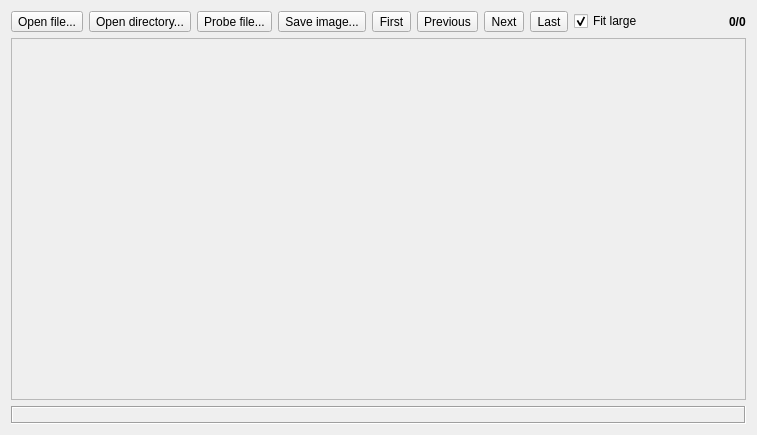
<?xml version="1.0" encoding="UTF-8"?>
<ui version="4.0">
 <class>QtSail</class>
 <widget class="QWidget" name="QtSail">
  <property name="geometry">
   <rect>
    <x>0</x>
    <y>0</y>
    <width>757</width>
    <height>435</height>
   </rect>
  </property>
  <property name="windowTitle">
   <string>Qt SAIL demo [novice]</string>
  </property>
  <layout class="QGridLayout" name="gridLayout">
   <item row="0" column="0">
    <layout class="QHBoxLayout" name="horizontalLayout">
     <item>
      <widget class="QToolButton" name="pushOpen">
       <property name="text">
        <string>Open file...</string>
       </property>
      </widget>
     </item>
     <item>
      <widget class="QToolButton" name="pushOpenDir">
       <property name="text">
        <string>Open directory...</string>
       </property>
      </widget>
     </item>
     <item>
      <widget class="QToolButton" name="pushProbe">
       <property name="text">
        <string>Probe file...</string>
       </property>
      </widget>
     </item>
     <item>
      <widget class="QToolButton" name="pushSave">
       <property name="text">
        <string>Save image...</string>
       </property>
      </widget>
     </item>
     <item>
      <widget class="QToolButton" name="pushFirst">
       <property name="text">
        <string>First</string>
       </property>
      </widget>
     </item>
     <item>
      <widget class="QToolButton" name="pushPrevious">
       <property name="text">
        <string>Previous</string>
       </property>
      </widget>
     </item>
     <item>
      <widget class="QToolButton" name="pushNext">
       <property name="text">
        <string>Next</string>
       </property>
      </widget>
     </item>
     <item>
      <widget class="QToolButton" name="pushLast">
       <property name="text">
        <string>Last</string>
       </property>
      </widget>
     </item>
     <item>
      <widget class="QCheckBox" name="checkFit">
       <property name="text">
        <string>Fit large</string>
       </property>
       <property name="checked">
        <bool>true</bool>
       </property>
      </widget>
     </item>
     <item>
      <spacer name="horizontalSpacer">
       <property name="orientation">
        <enum>Qt::Horizontal</enum>
       </property>
       <property name="sizeHint" stdset="0">
        <size>
         <width>40</width>
         <height>20</height>
        </size>
       </property>
      </spacer>
     </item>
     <item>
      <widget class="QLabel" name="labelCounter">
       <property name="font">
        <font>
         <weight>75</weight>
         <bold>true</bold>
        </font>
       </property>
       <property name="text">
        <string>0/0</string>
       </property>
      </widget>
     </item>
    </layout>
   </item>
   <item row="2" column="0">
    <widget class="QLabel" name="labelStatus">
     <property name="font">
      <font>
       <weight>75</weight>
       <bold>true</bold>
      </font>
     </property>
     <property name="frameShape">
      <enum>QFrame::Box</enum>
     </property>
     <property name="frameShadow">
      <enum>QFrame::Sunken</enum>
     </property>
     <property name="textInteractionFlags">
      <set>Qt::LinksAccessibleByMouse|Qt::TextSelectableByMouse</set>
     </property>
    </widget>
   </item>
   <item row="1" column="0">
    <widget class="QScrollArea" name="scrollArea">
     <property name="widgetResizable">
      <bool>true</bool>
     </property>
     <widget class="QWidget" name="scrollAreaWidgetContents">
      <property name="geometry">
       <rect>
        <x>0</x>
        <y>0</y>
        <width>737</width>
        <height>361</height>
       </rect>
      </property>
     </widget>
    </widget>
   </item>
  </layout>
 </widget>
 <tabstops>
  <tabstop>scrollArea</tabstop>
  <tabstop>pushOpen</tabstop>
  <tabstop>pushOpenDir</tabstop>
  <tabstop>pushProbe</tabstop>
  <tabstop>pushSave</tabstop>
  <tabstop>pushFirst</tabstop>
  <tabstop>pushPrevious</tabstop>
  <tabstop>pushNext</tabstop>
  <tabstop>pushLast</tabstop>
  <tabstop>checkFit</tabstop>
 </tabstops>
 <resources/>
 <connections/>
 <designerdata>
  <property name="gridDeltaX">
   <number>5</number>
  </property>
  <property name="gridDeltaY">
   <number>5</number>
  </property>
  <property name="gridSnapX">
   <bool>true</bool>
  </property>
  <property name="gridSnapY">
   <bool>true</bool>
  </property>
  <property name="gridVisible">
   <bool>true</bool>
  </property>
 </designerdata>
</ui>
